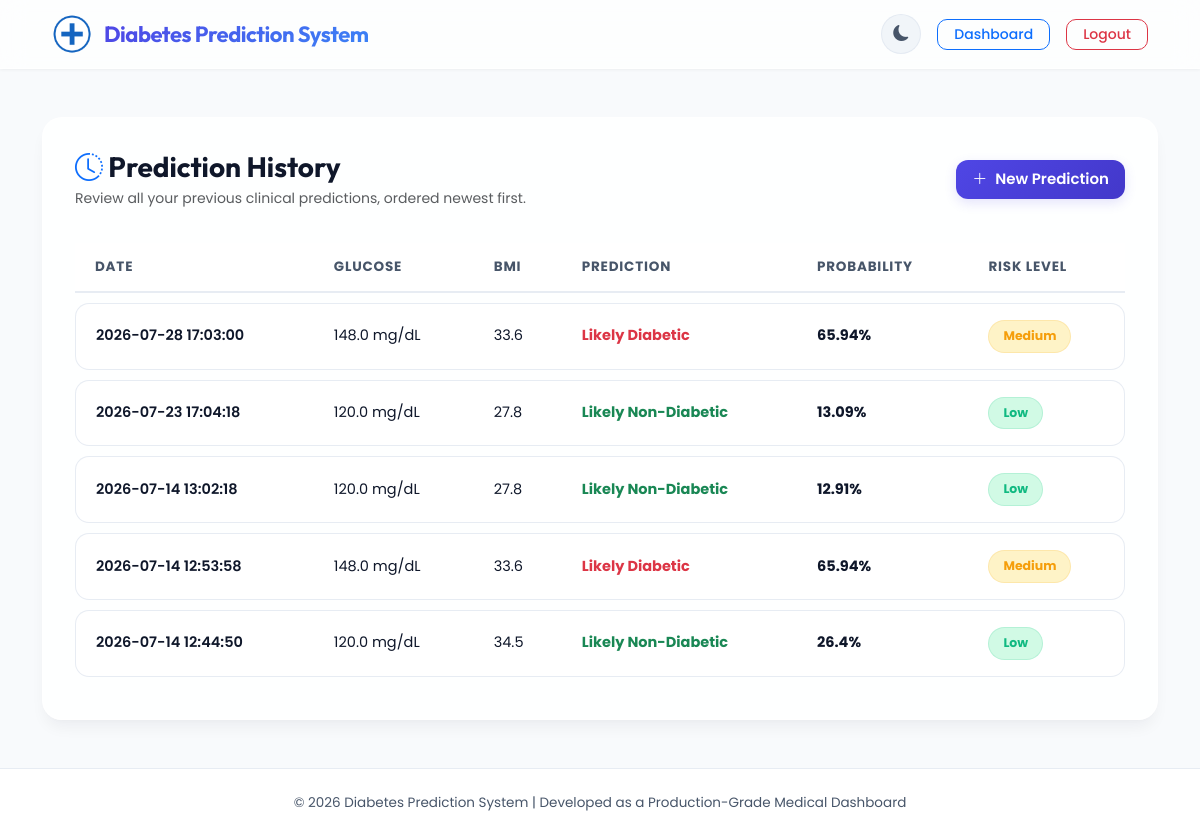
Screenshot of /history (signed in) with the database file from the repository.
### tables this page shows
CREATE TABLE predictions (
            id INTEGER PRIMARY KEY AUTOINCREMENT,
            user_id INTEGER NOT NULL,
            date TEXT NOT NULL,
            pregnancies INTEGER NOT NULL,
            glucose REAL NOT NULL,
            blood_pressure REAL NOT NULL,
            skin_thickness REAL NOT NULL,
            insulin REAL NOT NULL,
            bmi REAL NOT NULL,
            pedigree REAL NOT NULL,
            age INTEGER NOT NULL,
            prediction TEXT NOT NULL,
            probability REAL NOT NULL,
            risk TEXT NOT NULL,
            FOREIGN KEY (user_id) REFERENCES users (id)
        );

### Diabetes Prediction System/app.py (the view)
@app.route('/history')
def history():
    if 'user_id' not in session:
        return redirect(url_for('login'))
    predictions = get_predictions_by_user(session['user_id'])
    return render_template('history.html', history=predictions)

### Diabetes Prediction System/database/database.py (called while the page is built)
def get_db_connection():
    conn = sqlite3.connect(DB_PATH)
    conn.row_factory = sqlite3.Row
    return conn

def get_predictions_by_user(user_id):
    conn = get_db_connection()
    cursor = conn.cursor()
    rows = cursor.execute('''
        SELECT * FROM predictions WHERE user_id = ? ORDER BY id DESC
    ''', (user_id,)).fetchall()
    conn.close()
    return rows

### Diabetes Prediction System/templates/history.html (shortened to what this page needs)
<!DOCTYPE html>
<html lang="en">
<head>
    <link href="https://cdn.jsdelivr.net/npm/bootstrap@5.3.3/dist/css/bootstrap.min.css" rel="stylesheet">
    <link rel="stylesheet" href="https://cdn.jsdelivr.net/npm/bootstrap-icons@1.11.3/font/bootstrap-icons.min.css">
    <link rel="stylesheet" href="{{ url_for('static', filename='css/style.css') }}">
</head>
<body>
    <nav class="navbar navbar-expand-lg sticky-top">
        <div class="container-fluid">
            <a class="logo" href="/dashboard">
                <img src="{{ url_for('static', filename='images/logo.png') }}" width="40" alt="Logo">
                <h2>Diabetes Prediction System</h2>
            </a>
            <div class="collapse navbar-collapse justify-content-end" id="navbarNav">
                <div class="d-flex align-items-center gap-3">
                    <button id="themeToggleBtn" title="Toggle Theme">
                        <i class="bi bi-moon-fill" id="themeToggleIcon"></i>
                    </button>
                    <a href="/dashboard" class="btn btn-outline-primary btn-sm px-3" style="border-radius: 10px; font-weight: 500;">Dashboard</a>
                    <a href="/logout" class="btn btn-outline-danger btn-sm px-3" style="border-radius: 10px; font-weight: 500;">Logout</a>
                </div>
            </div>
        </div>
    </nav>
    <div class="container py-5 animated-fade">
        <div class="card-premium">
            <div class="d-flex flex-column flex-sm-row justify-content-between align-items-sm-center gap-3 mb-4">
                <div>
                    <h3 class="fw-bold m-0"><i class="bi bi-clock-history text-primary"></i> Prediction History</h3>
                    <p class="text-muted small mb-0 mt-1">Review all your previous clinical predictions, ordered newest first.</p>
                </div>
                <a href="/prediction" class="btn-premium py-2 px-3">
                    <i class="bi bi-plus-lg"></i> New Prediction
                </a>
            </div>
            {% if history %}
                <div class="table-responsive">
                    <table class="table-premium">
                        <thead>
                            <tr>
                                <th>Date</th>
                                <th>Glucose</th>
                                <th>BMI</th>
                                <th>Prediction</th>
                                <th>Probability</th>
                                <th>Risk Level</th>
                            </tr>
                        </thead>
                        <tbody>
                            {% for row in history %}
                                <tr>
                                    <td class="fw-semibold">{{ row.date }}</td>
                                    <td>{{ row.glucose }} mg/dL</td>
                                    <td>{{ row.bmi }}</td>
                                    <td>
                                        <span class="fw-bold {% if row.prediction == 'Likely Diabetic' %}text-danger{% else %}text-success{% endif %}">
                                            {{ row.prediction }}
                                        </span>
                                    </td>
                                    <td class="fw-bold">{{ row.probability }}%</td>
                                    <td>
                                        {% if row.risk == "High" %}
                                            <span class="badge-risk badge-risk-high">High</span>
                                        {% elif row.risk == "Medium" %}
                                            <span class="badge-risk badge-risk-medium">Medium</span>
                                        {% else %}
                                            <span class="badge-risk badge-risk-low">Low</span>
                                        {% endif %}
                                    </td>
                                </tr>
                            {% endfor %}
                        </tbody>
                    </table>
                </div>
            {% else %}
                <div class="text-center py-5">
                    <i class="bi bi-clipboard-x fs-1 text-muted opacity-50 mb-3"></i>
                    <h5 class="text-muted fw-normal">No prediction logs found.</h5>
                </div>
            {% endif %}
        </div>
    </div>
    <footer>
        <div class="container">
            <p class="mb-0">© 2026 Diabetes Prediction System | Developed as a Production-Grade Medical Dashboard</p>
        </div>
    </footer>
</body>
</html>

### rows the page displays
predictions: date "2026-07-28 17:03:00", glucose "148.0", bmi "33.6", prediction "Likely Diabetic", probability "65.94", risk "Medium"
predictions: date "2026-07-23 17:04:18", glucose "120.0", bmi "27.8", prediction "Likely Non-Diabetic", probability "13.09", risk "Low"
predictions: date "2026-07-14 13:02:18", glucose "120.0", bmi "27.8", prediction "Likely Non-Diabetic", probability "12.91", risk "Low"
predictions: date "2026-07-14 12:53:58", glucose "148.0", bmi "33.6", prediction "Likely Diabetic", probability "65.94", risk "Medium"
predictions: date "2026-07-14 12:44:50", glucose "120.0", bmi "34.5", prediction "Likely Non-Diabetic", probability "26.4", risk "Low"
